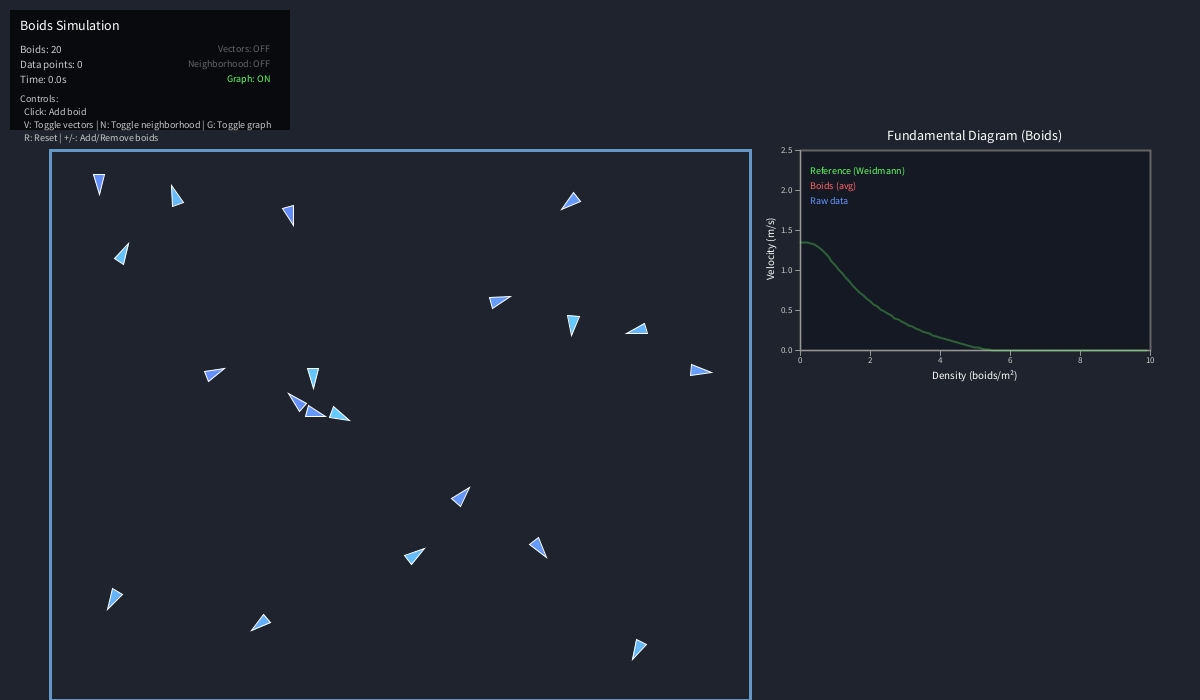
Frame 1 (no input)
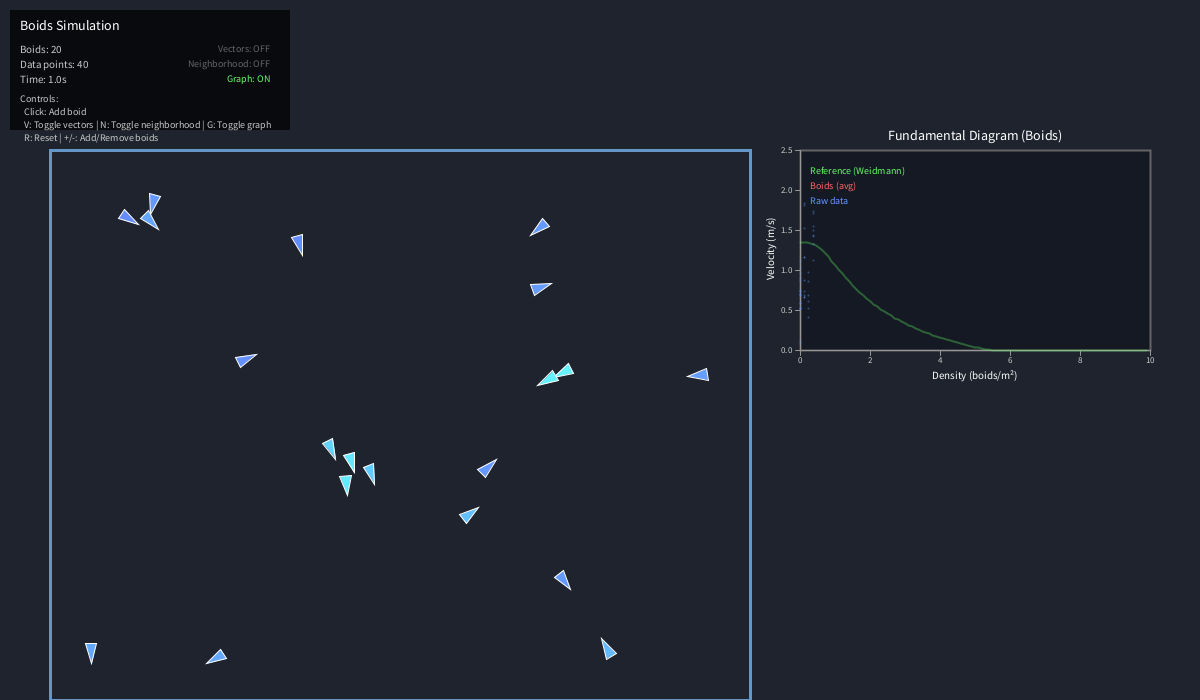
Frame 60 (the mouse pressed at the canvas centre just before this capture)
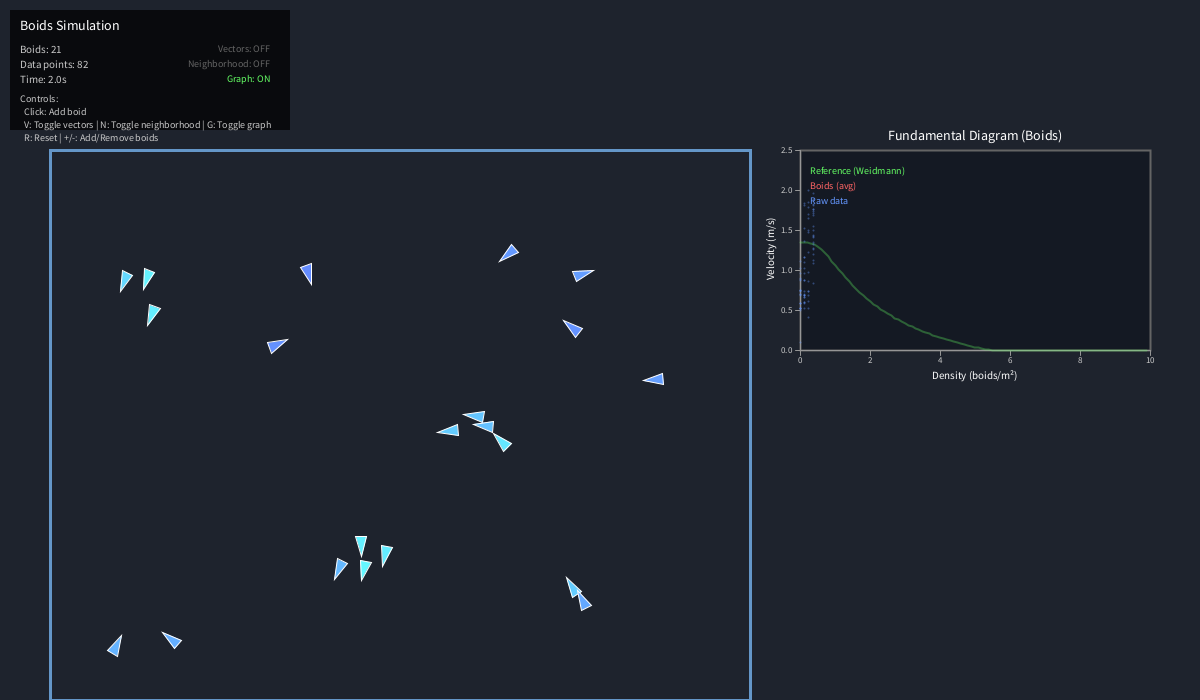
Frame 120 (the mouse held since frame 60 and released just before this capture)

The Processing sketch that drew these frames (run headless with seeded random() and noise(); from frame 60 on, the mouse is pressed at the canvas centre):

// Processing sketch: BoidsSimulation
// ── BoidsSimulation.pde
/*
 * SIMULACIÓN DE BOIDS CON DIAGRAMA FUNDAMENTAL
 * =============================================
 * Este programa simula el comportamiento de boids (bandada/flocking) 
 * y recolecta datos de densidad vs velocidad para comparar con el modelo de Weidmann.
 * 
 * Los boids siguen 3 reglas simples:
 * 1. SEPARACIÓN: Evitar colisiones con vecinos cercanos
 * 2. ALINEACIÓN: Moverse en la misma dirección que los vecinos
 * 3. COHESIÓN: Moverse hacia el centro del grupo de vecinos
 */

// ========================================
// VARIABLES GLOBALES
// ========================================

// Listas de agentes y datos
ArrayList<Boid> boids;                   // Lista de todos los boids
ArrayList<DataPoint> dataPoints;         // Puntos de datos para el gráfico
float simulationTime = 0;                // Tiempo transcurrido en segundos
int dataCollectionInterval = 30;         // Frames entre cada recolección de datos
int framesSinceLastCollection = 0;       // Contador de frames desde última recolección

// ========================================
// ÁREA DE SIMULACIÓN (espacio de vuelo)
// ========================================
float areaX = 50;                        // Posición X del área
float areaY = 150;                       // Posición Y del área
float areaWidth = 700;                   // Ancho del área
float areaHeight = 550;                  // Alto del área

// ========================================
// ÁREA DEL GRÁFICO (diagrama fundamental)
// ========================================
float graphX = 800;                      // Posición X del gráfico
float graphY = 150;                      // Posición Y del gráfico
float graphWidth = 350;                  // Ancho del gráfico
float graphHeight = 200;                 // Alto del gráfico

// ========================================
// PARÁMETROS DE SIMULACIÓN DE BOIDS
// ========================================
int numBoids = 20;                       // Número inicial de boids
float boidRadius = 8;                    // Radio de cada boid (píxeles)
float maxSpeed = 2.0;                    // Velocidad máxima
float maxForce = 0.05;                   // Fuerza máxima de steering

// Pesos de las reglas de flocking
float separationWeight = 1.5;            // Peso de la separación
float alignmentWeight = 1.0;             // Peso de la alineación
float cohesionWeight = 1.0;              // Peso de la cohesión

// Radios de percepción
float separationRadius = 25;             // Radio para separación
float alignmentRadius = 50;              // Radio para alineación
float cohesionRadius = 50;               // Radio para cohesión

// ========================================
// OPCIONES DE VISUALIZACIÓN
// ========================================
boolean showVectors = false;             // Mostrar vectores de velocidad
boolean showNeighborhood = false;        // Mostrar radio de percepción
boolean showGraph = true;                // Mostrar diagrama fundamental

/*
 * CONFIGURACIÓN INICIAL
 * =====================
 * Se ejecuta una vez al inicio del programa.
 */
void setup() {
  size(1200, 700);  // Ventana de 1200x700 píxeles
  
  // Inicializar listas vacías
  boids = new ArrayList<Boid>();
  dataPoints = new ArrayList<DataPoint>();
  
  // Crear boids en posiciones aleatorias dentro del área
  for (int i = 0; i < numBoids; i++) {
    float x = random(areaX + boidRadius * 2, areaX + areaWidth - boidRadius * 2);
    float y = random(areaY + boidRadius * 2, areaY + areaHeight - boidRadius * 2);
    boids.add(new Boid(x, y, boidRadius));
  }
}

/*
 * BUCLE PRINCIPAL
 * ===============
 * Se ejecuta 60 veces por segundo.
 */
void draw() {
  background(30, 35, 45);  // Fondo gris oscuro
  
  // Actualizar tiempo de simulación (asumiendo 60 FPS)
  simulationTime += 1.0/60.0;
  
  // Dibujar el área de simulación
  drawArea();
  
  // Actualizar física de todos los boids
  for (Boid b : boids) {
    b.flock(boids);  // Aplicar reglas de flocking
    b.update();      // Actualizar posición
  }
  
  // Dibujar todos los boids
  for (Boid b : boids) {
    b.display();
  }
  
  // Recolectar datos para el diagrama fundamental
  framesSinceLastCollection++;
  if (framesSinceLastCollection >= dataCollectionInterval) {
    collectData();
    framesSinceLastCollection = 0;
  }
  
  // Dibujar el gráfico del diagrama fundamental
  if (showGraph) {
    drawFundamentalDiagram();
  }
  
  // Dibujar la interfaz de usuario
  drawUI();
}

/*
 * DIBUJAR ÁREA DE SIMULACIÓN
 * ===========================
 * Dibuja las fronteras del área de vuelo.
 */
void drawArea() {
  pushStyle();
  
  // Dibujar bordes del área
  stroke(100, 150, 200);  // Azul claro
  strokeWeight(3);
  noFill();
  rect(areaX, areaY, areaWidth, areaHeight);
  
  popStyle();
}

/*
 * RECOLECTAR DATOS
 * ================
 * Captura la densidad local y velocidad de cada boid
 * para construir el diagrama fundamental.
 */
void collectData() {
  for (Boid b : boids) {
    float localDensity = b.calculateLocalDensity();  // Densidad en boids/m²
    float velocity = b.velocity.mag();               // Magnitud de la velocidad
    
    // Guardar punto de datos (densidad, velocidad)
    dataPoints.add(new DataPoint(localDensity, velocity));
  }
  
  // Limitar cantidad de datos para evitar problemas de memoria
  while (dataPoints.size() > 5000) {
    dataPoints.remove(0);
  }
}

/*
 * DIBUJAR DIAGRAMA FUNDAMENTAL
 * ============================
 * Dibuja el gráfico de densidad vs velocidad.
 * A diferencia de los peatones, los boids NO seguirán el modelo de Weidmann.
 */
void drawFundamentalDiagram() {
  pushStyle();
  
  // Fondo del gráfico
  fill(20, 25, 35);
  stroke(100);
  strokeWeight(2);
  rect(graphX, graphY, graphWidth, graphHeight);
  
  // Título del gráfico
  fill(255);
  textAlign(CENTER, CENTER);
  textSize(14);
  text("Fundamental Diagram (Boids)", graphX + graphWidth/2, graphY - 15);
  
  // Etiquetas de los ejes
  textSize(11);
  text("Density (boids/m²)", graphX + graphWidth/2, graphY + graphHeight + 25);
  
  pushMatrix();
  translate(graphX - 30, graphY + graphHeight/2);
  rotate(-PI/2);
  text("Velocity (m/s)", 0, 0);
  popMatrix();
  
  // Dibujar ejes
  stroke(150);
  strokeWeight(1);
  line(graphX, graphY + graphHeight, graphX + graphWidth, graphY + graphHeight); // Eje X
  line(graphX, graphY, graphX, graphY + graphHeight); // Eje Y
  
  // Marcas del eje X (densidad)
  fill(200);
  textAlign(CENTER, TOP);
  textSize(9);
  for (float d = 0; d <= 10; d += 2) {
    float x = map(d, 0, 10, graphX, graphX + graphWidth);
    stroke(150);
    line(x, graphY + graphHeight, x, graphY + graphHeight + 5);
    noStroke();
    text(nf(d, 0, 0), x, graphY + graphHeight + 7);
  }
  
  // Marcas del eje Y (velocidad)
  textAlign(RIGHT, CENTER);
  textSize(9);
  for (float v = 0; v <= 2.5; v += 0.5) {
    float y = map(v, 0, 2.5, graphY + graphHeight, graphY);
    stroke(150);
    line(graphX - 5, y, graphX, y);
    noStroke();
    text(nf(v, 0, 1), graphX - 8, y);
  }
  
  // Dibujar curva de referencia de Weidmann (para comparación) - LÍNEA VERDE
  stroke(100, 255, 100, 80);
  strokeWeight(2);
  noFill();
  beginShape();
  for (float d = 0; d <= 10; d += 0.1) {
    float v = calculateWeidmannVelocity(d);
    float x = map(d, 0, 10, graphX, graphX + graphWidth);
    float y = map(v, 0, 2.5, graphY + graphHeight, graphY);
    vertex(x, y);
  }
  endShape();
  
  // Dibujar puntos de datos de la simulación - PUNTOS AZULES
  for (DataPoint dp : dataPoints) {
    float x = map(dp.density, 0, 10, graphX, graphX + graphWidth);
    float y = map(dp.velocity, 0, 2.5, graphY + graphHeight, graphY);
    
    if (x >= graphX && x <= graphX + graphWidth && y >= graphY && y <= graphY + graphHeight) {
      stroke(100, 150, 255, 100);  // Azul semitransparente
      strokeWeight(2);
      point(x, y);
    }
  }
  
  // Dibujar promedio móvil - LÍNEA ROJA
  if (dataPoints.size() > 10) {
    ArrayList<PVector> avgPoints = calculateMovingAverage();
    stroke(255, 100, 100);  // Rojo
    strokeWeight(3);
    noFill();
    beginShape();
    for (PVector p : avgPoints) {
      float x = map(p.x, 0, 10, graphX, graphX + graphWidth);
      float y = map(p.y, 0, 2.5, graphY + graphHeight, graphY);
      if (x >= graphX && x <= graphX + graphWidth && y >= graphY && y <= graphY + graphHeight) {
        vertex(x, y);
      }
    }
    endShape();
  }
  
  // Leyenda
  textAlign(LEFT, CENTER);
  textSize(10);
  fill(100, 255, 100);
  text("Reference (Weidmann)", graphX + 10, graphY + 20);
  fill(255, 100, 100);
  text("Boids (avg)", graphX + 10, graphY + 35);
  fill(100, 150, 255);
  text("Raw data", graphX + 10, graphY + 50);
  
  popStyle();
}

/*
 * CALCULAR VELOCIDAD SEGÚN MODELO DE WEIDMANN
 * ============================================
 * Modelo de referencia para comparación (línea verde en el gráfico).
 */
float calculateWeidmannVelocity(float density) {
  float v0 = 1.34;
  float rhoMax = 5.4;
  float gamma = 1.913;
  
  if (density >= rhoMax) {
    return 0.0;
  }
  
  if (density < 0.1) {
    return v0;
  }
  
  float velocity = v0 * (1.0 - exp(-gamma * (1.0/density - 1.0/rhoMax)));
  
  return constrain(velocity, 0, v0);
}

/*
 * CALCULAR PROMEDIO MÓVIL
 * =======================
 * Agrupa los datos en bins y calcula promedios.
 */
ArrayList<PVector> calculateMovingAverage() {
  ArrayList<PVector> avgPoints = new ArrayList<PVector>();
  
  int numBins = 20;
  float binWidth = 10.0 / numBins;
  
  for (int i = 0; i < numBins; i++) {
    float minDensity = i * binWidth;
    float maxDensity = (i + 1) * binWidth;
    
    float sumVelocity = 0;
    int count = 0;
    
    for (DataPoint dp : dataPoints) {
      if (dp.density >= minDensity && dp.density < maxDensity) {
        sumVelocity += dp.velocity;
        count++;
      }
    }
    
    if (count > 5) {
      float avgDensity = (minDensity + maxDensity) / 2;
      float avgVelocity = sumVelocity / count;
      avgPoints.add(new PVector(avgDensity, avgVelocity));
    }
  }
  
  return avgPoints;
}

/*
 * DIBUJAR INTERFAZ DE USUARIO
 * ============================
 * Dibuja el panel de control con información y controles.
 */
void drawUI() {
  pushStyle();
  
  // Panel de control
  fill(0, 0, 0, 180);
  noStroke();
  rect(10, 10, 280, 120);
  
  // Título
  fill(255);
  textAlign(LEFT, TOP);
  textSize(14);
  text("Boids Simulation", 20, 20);
  
  // Estadísticas
  textSize(11);
  fill(200);
  text("Boids: " + boids.size(), 20, 45);
  text("Data points: " + dataPoints.size(), 20, 60);
  text("Time: " + nf(simulationTime, 0, 1) + "s", 20, 75);
  
  // Instrucciones
  textSize(10);
  text("Controls:", 20, 95);
  text("  Click: Add boid", 20, 108);
  text("  V: Toggle vectors | N: Toggle neighborhood | G: Toggle graph", 20, 121);
  text("  R: Reset | +/-: Add/Remove boids", 20, 134);
  
  // Indicadores de estado
  textAlign(RIGHT, TOP);
  fill(showVectors ? color(100, 255, 100) : color(100));
  text("Vectors: " + (showVectors ? "ON" : "OFF"), 270, 45);
  fill(showNeighborhood ? color(100, 255, 100) : color(100));
  text("Neighborhood: " + (showNeighborhood ? "ON" : "OFF"), 270, 60);
  fill(showGraph ? color(100, 255, 100) : color(100));
  text("Graph: " + (showGraph ? "ON" : "OFF"), 270, 75);
  
  popStyle();
}

/*
 * MANEJADOR DE TECLADO
 * ====================
 */
void keyPressed() {
  if (key == 'v' || key == 'V') {
    showVectors = !showVectors;
  } 
  else if (key == 'n' || key == 'N') {
    showNeighborhood = !showNeighborhood;
  } 
  else if (key == 'g' || key == 'G') {
    showGraph = !showGraph;
  } 
  else if (key == 'r' || key == 'R') {
    // Reiniciar simulación
    boids.clear();
    dataPoints.clear();
    simulationTime = 0;
    
    for (int i = 0; i < numBoids; i++) {
      float x = random(areaX + boidRadius * 2, areaX + areaWidth - boidRadius * 2);
      float y = random(areaY + boidRadius * 2, areaY + areaHeight - boidRadius * 2);
      boids.add(new Boid(x, y, boidRadius));
    }
  } 
  else if (key == '+' || key == '=') {
    // Añadir un boid
    float x = random(areaX + boidRadius * 2, areaX + areaWidth - boidRadius * 2);
    float y = random(areaY + boidRadius * 2, areaY + areaHeight - boidRadius * 2);
    boids.add(new Boid(x, y, boidRadius));
  } 
  else if (key == '-' || key == '_') {
    // Eliminar el último boid
    if (boids.size() > 0) {
      boids.remove(boids.size() - 1);
    }
  }
}

/*
 * MANEJADOR DE MOUSE
 * ==================
 */
void mousePressed() {
  // Verificar si el click está dentro del área
  if (mouseX > areaX && mouseX < areaX + areaWidth &&
      mouseY > areaY && mouseY < areaY + areaHeight) {
    boids.add(new Boid(mouseX, mouseY, boidRadius));
  }
}


// ── Boid.pde
// ========================================
// CLASE BOID
// ========================================
/*
 * Representa un boid individual con comportamiento de flocking.
 * Cada boid sigue 3 reglas simples:
 * 1. SEPARACIÓN: Evitar estar demasiado cerca de otros boids
 * 2. ALINEACIÓN: Moverse en la misma dirección que los vecinos
 * 3. COHESIÓN: Moverse hacia el centro de masa de los vecinos
 */
class Boid {
  // Propiedades físicas
  PVector position;      // Posición actual
  PVector velocity;      // Velocidad actual
  PVector acceleration;  // Aceleración actual
  float radius;          // Radio del boid
  
  // Visualización
  color boidColor;       // Color del boid
  
  /*
   * CONSTRUCTOR
   * ===========
   */
  Boid(float x, float y, float r) {
    position = new PVector(x, y);
    
    // Velocidad inicial aleatoria
    float angle = random(TWO_PI);
    velocity = new PVector(cos(angle), sin(angle));
    velocity.mult(random(0.5, 1.5));
    
    acceleration = new PVector(0, 0);
    radius = r;
    
    // Color azul para boids
    boidColor = color(100, 150, 255);
  }
  
  /*
   * FLOCK - APLICAR REGLAS DE FLOCKING
   * ===================================
   * Calcula las fuerzas según las 3 reglas de Reynolds.
   */
  void flock(ArrayList<Boid> boids) {
    PVector separation = separate(boids);   // Regla 1: Separación
    PVector alignment = align(boids);       // Regla 2: Alineación
    PVector cohesion = cohere(boids);       // Regla 3: Cohesión
    PVector boundary = boundaries();        // Evitar paredes
    
    // Aplicar pesos a cada fuerza
    separation.mult(separationWeight);
    alignment.mult(alignmentWeight);
    cohesion.mult(cohesionWeight);
    boundary.mult(1.5);
    
    // Aplicar todas las fuerzas
    applyForce(separation);
    applyForce(alignment);
    applyForce(cohesion);
    applyForce(boundary);
  }
  
  /*
   * SEPARACIÓN
   * ==========
   * Evitar colisiones con vecinos cercanos.
   * Fuerza inversamente proporcional a la distancia.
   */
  PVector separate(ArrayList<Boid> boids) {
    PVector steer = new PVector(0, 0);
    int count = 0;
    
    // Revisar todos los otros boids
    for (Boid other : boids) {
      float d = PVector.dist(position, other.position);
      
      // Si está dentro del radio de separación
      if ((d > 0) && (d < separationRadius)) {
        // Vector que apunta alejándose del otro boid
        PVector diff = PVector.sub(position, other.position);
        diff.normalize();
        diff.div(d);  // Peso inversamente proporcional a la distancia
        steer.add(diff);
        count++;
      }
    }
    
    // Promediar
    if (count > 0) {
      steer.div(count);
    }
    
    // Implementar steering (Reynolds)
    if (steer.mag() > 0) {
      steer.normalize();
      steer.mult(maxSpeed);
      steer.sub(velocity);
      steer.limit(maxForce);
    }
    
    return steer;
  }
  
  /*
   * ALINEACIÓN
   * ==========
   * Moverse en la misma dirección que los vecinos.
   * Promediar las velocidades de los vecinos cercanos.
   */
  PVector align(ArrayList<Boid> boids) {
    PVector sum = new PVector(0, 0);
    int count = 0;
    
    for (Boid other : boids) {
      float d = PVector.dist(position, other.position);
      
      if ((d > 0) && (d < alignmentRadius)) {
        sum.add(other.velocity);
        count++;
      }
    }
    
    if (count > 0) {
      sum.div(count);
      sum.normalize();
      sum.mult(maxSpeed);
      
      // Steering = velocidad deseada - velocidad actual
      PVector steer = PVector.sub(sum, velocity);
      steer.limit(maxForce);
      return steer;
    } 
    else {
      return new PVector(0, 0);
    }
  }
  
  /*
   * COHESIÓN
   * ========
   * Moverse hacia el centro de masa de los vecinos.
   */
  PVector cohere(ArrayList<Boid> boids) {
    PVector sum = new PVector(0, 0);
    int count = 0;
    
    for (Boid other : boids) {
      float d = PVector.dist(position, other.position);
      
      if ((d > 0) && (d < cohesionRadius)) {
        sum.add(other.position);
        count++;
      }
    }
    
    if (count > 0) {
      sum.div(count);
      return seek(sum);  // Dirigirse hacia ese punto
    } 
    else {
      return new PVector(0, 0);
    }
  }
  
  /*
   * SEEK - DIRIGIRSE HACIA UN OBJETIVO
   * ===================================
   * Comportamiento básico de steering hacia un punto.
   */
  PVector seek(PVector target) {
    PVector desired = PVector.sub(target, position);
    desired.normalize();
    desired.mult(maxSpeed);
    
    PVector steer = PVector.sub(desired, velocity);
    steer.limit(maxForce);
    return steer;
  }
  
  /*
   * BOUNDARIES - EVITAR PAREDES
   * ============================
   * Crear fuerza de repulsión cerca de las paredes.
   */
  PVector boundaries() {
    PVector force = new PVector(0, 0);
    float margin = 50;
    
    // Pared izquierda
    if (position.x < areaX + margin) {
      force.x = map(position.x, areaX, areaX + margin, maxForce * 2, 0);
    }
    
    // Pared derecha
    if (position.x > areaX + areaWidth - margin) {
      force.x = map(position.x, areaX + areaWidth - margin, 
                    areaX + areaWidth, 0, -maxForce * 2);
    }
    
    // Pared superior
    if (position.y < areaY + margin) {
      force.y = map(position.y, areaY, areaY + margin, maxForce * 2, 0);
    }
    
    // Pared inferior
    if (position.y > areaY + areaHeight - margin) {
      force.y = map(position.y, areaY + areaHeight - margin, 
                    areaY + areaHeight, 0, -maxForce * 2);
    }
    
    return force;
  }
  
  /*
   * APLICAR FUERZA
   * ==============
   */
  void applyForce(PVector force) {
    acceleration.add(force);
  }
  
  /*
   * UPDATE - ACTUALIZAR POSICIÓN
   * =============================
   */
  void update() {
    // Actualizar velocidad
    velocity.add(acceleration);
    velocity.limit(maxSpeed);
    
    // Actualizar posición
    position.add(velocity);
    
    // Resetear aceleración
    acceleration.mult(0);
    
    // Asegurar que permanece dentro del área
    position.x = constrain(position.x, areaX + radius, areaX + areaWidth - radius);
    position.y = constrain(position.y, areaY + radius, areaY + areaHeight - radius);
    
    // Actualizar color según velocidad
    float speedRatio = velocity.mag() / maxSpeed;
    boidColor = lerpColor(color(100, 100, 255), color(100, 255, 255), speedRatio);
  }
  
  /*
   * CALCULAR DENSIDAD LOCAL
   * =======================
   * Calcula cuántos boids hay cerca para el diagrama fundamental.
   */
  float calculateLocalDensity() {
    int count = 0;
    float searchRadius = 80;  // Radio de búsqueda (píxeles)
    
    for (Boid other : boids) {
      if (other != this) {
        float d = PVector.dist(position, other.position);
        if (d < searchRadius) {
          count++;
        }
      }
    }
    
    // Calcular densidad (boids por metro cuadrado)
    // Conversión: 1 metro = 50 píxeles
    float metersRadius = searchRadius / 50.0;
    float area = PI * metersRadius * metersRadius;
    float density = count / area;
    
    return density;
  }
  
  /*
   * DISPLAY - DIBUJAR BOID
   * =======================
   */
  void display() {
    pushStyle();
    
    // Dibujar radio de percepción (si está activado)
    if (showNeighborhood) {
      noFill();
      stroke(255, 255, 0, 30);
      strokeWeight(1);
      ellipse(position.x, position.y, cohesionRadius * 2, cohesionRadius * 2);
    }
    
    // Dibujar cuerpo del boid (triángulo apuntando en dirección de movimiento)
    pushMatrix();
    translate(position.x, position.y);
    rotate(velocity.heading());
    
    // Triángulo
    fill(boidColor);
    stroke(255);
    strokeWeight(1);
    beginShape();
    vertex(radius * 1.5, 0);           // Punta
    vertex(-radius, radius * 0.7);     // Base izquierda
    vertex(-radius, -radius * 0.7);    // Base derecha
    endShape(CLOSE);
    
    popMatrix();
    
    // Dibujar vector de velocidad (si está activado)
    if (showVectors && velocity.mag() > 0.01) {
      stroke(255, 255, 0);
      strokeWeight(2);
      PVector vel = velocity.copy().mult(8);
      line(position.x, position.y, position.x + vel.x, position.y + vel.y);
    }
    
    popStyle();
  }
}


// ── DataPoint.pde
// ========================================
// CLASE DATAPOINT
// ========================================
/*
 * Punto de datos para el diagrama fundamental.
 * Almacena una medición de (densidad, velocidad).
 */
class DataPoint {
  float density;   // Densidad local (boids/m²)
  float velocity;  // Velocidad del boid (píxeles/frame)
  
  DataPoint(float d, float v) {
    density = d;
    velocity = v;
  }
}
